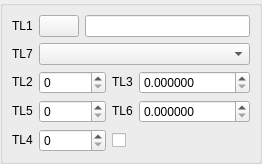
<?xml version="1.0" encoding="UTF-8"?>
<ui version="4.0">
 <class>DlgRef_1Sel5Spin1Check_QTD</class>
 <widget class="QWidget" name="DlgRef_1Sel5Spin1Check_QTD">
  <property name="geometry">
   <rect>
    <x>0</x>
    <y>0</y>
    <width>204</width>
    <height>163</height>
   </rect>
  </property>
  <property name="windowTitle">
   <string/>
  </property>
  <layout class="QGridLayout" name="gridLayout_2">
   <property name="margin">
    <number>0</number>
   </property>
   <item row="0" column="0">
    <widget class="QGroupBox" name="GroupBox1">
     <property name="title">
      <string/>
     </property>
     <layout class="QGridLayout" name="gridLayout">
      <item row="0" column="0">
       <widget class="QLabel" name="TextLabel1">
        <property name="sizePolicy">
         <sizepolicy hsizetype="Fixed" vsizetype="Fixed">
          <horstretch>0</horstretch>
          <verstretch>0</verstretch>
         </sizepolicy>
        </property>
        <property name="text">
         <string>TL1</string>
        </property>
        <property name="wordWrap">
         <bool>false</bool>
        </property>
       </widget>
      </item>
      <item row="0" column="1">
       <layout class="QHBoxLayout" name="horizontalLayout">
        <item>
         <widget class="QPushButton" name="PushButton1">
          <property name="sizePolicy">
           <sizepolicy hsizetype="Fixed" vsizetype="Fixed">
            <horstretch>0</horstretch>
            <verstretch>0</verstretch>
           </sizepolicy>
          </property>
          <property name="text">
           <string/>
          </property>
         </widget>
        </item>
        <item>
         <widget class="QLineEdit" name="LineEdit1"/>
        </item>
       </layout>
      </item>
      <item row="1" column="0">
       <widget class="QLabel" name="TextLabel7">
        <property name="sizePolicy">
         <sizepolicy hsizetype="Fixed" vsizetype="Fixed">
          <horstretch>0</horstretch>
          <verstretch>0</verstretch>
         </sizepolicy>
        </property>
        <property name="text">
         <string>TL7</string>
        </property>
        <property name="wordWrap">
         <bool>false</bool>
        </property>
       </widget>
      </item>
      <item row="1" column="1">
       <widget class="QComboBox" name="ComboBox1"/>
      </item>
      <item row="2" column="0" colspan="2">
       <layout class="QGridLayout">
        <item row="0" column="0">
         <widget class="QLabel" name="TextLabel2">
          <property name="sizePolicy">
           <sizepolicy hsizetype="Fixed" vsizetype="Fixed">
            <horstretch>0</horstretch>
            <verstretch>0</verstretch>
           </sizepolicy>
          </property>
          <property name="text">
           <string>TL2</string>
          </property>
          <property name="wordWrap">
           <bool>false</bool>
          </property>
         </widget>
        </item>
        <item row="0" column="2">
         <widget class="QLabel" name="TextLabel3">
          <property name="sizePolicy">
           <sizepolicy hsizetype="Fixed" vsizetype="Fixed">
            <horstretch>0</horstretch>
            <verstretch>0</verstretch>
           </sizepolicy>
          </property>
          <property name="text">
           <string>TL3</string>
          </property>
          <property name="wordWrap">
           <bool>false</bool>
          </property>
         </widget>
        </item>
        <item row="0" column="3">
         <widget class="SalomeApp_DoubleSpinBox" name="SpinBox2">
          <property name="decimals">
           <number>6</number>
          </property>
          <property name="maximum">
           <double>1000000000.000000000000000</double>
          </property>
         </widget>
        </item>
        <item row="1" column="0">
         <widget class="QLabel" name="TextLabel5">
          <property name="sizePolicy">
           <sizepolicy hsizetype="Fixed" vsizetype="Fixed">
            <horstretch>0</horstretch>
            <verstretch>0</verstretch>
           </sizepolicy>
          </property>
          <property name="text">
           <string>TL5</string>
          </property>
          <property name="wordWrap">
           <bool>false</bool>
          </property>
         </widget>
        </item>
        <item row="1" column="2">
         <widget class="QLabel" name="TextLabel6">
          <property name="sizePolicy">
           <sizepolicy hsizetype="Fixed" vsizetype="Fixed">
            <horstretch>0</horstretch>
            <verstretch>0</verstretch>
           </sizepolicy>
          </property>
          <property name="text">
           <string>TL6</string>
          </property>
          <property name="wordWrap">
           <bool>false</bool>
          </property>
         </widget>
        </item>
        <item row="1" column="3">
         <widget class="SalomeApp_DoubleSpinBox" name="SpinBox5">
          <property name="decimals">
           <number>6</number>
          </property>
          <property name="maximum">
           <double>1000000000.000000000000000</double>
          </property>
         </widget>
        </item>
        <item row="2" column="0">
         <widget class="QLabel" name="TextLabel4">
          <property name="sizePolicy">
           <sizepolicy hsizetype="Fixed" vsizetype="Fixed">
            <horstretch>0</horstretch>
            <verstretch>0</verstretch>
           </sizepolicy>
          </property>
          <property name="text">
           <string>TL4</string>
          </property>
          <property name="wordWrap">
           <bool>false</bool>
          </property>
         </widget>
        </item>
        <item row="2" column="2" colspan="2">
         <widget class="QCheckBox" name="CheckBox1">
          <property name="text">
           <string/>
          </property>
         </widget>
        </item>
        <item row="0" column="1">
         <widget class="SalomeApp_IntSpinBox" name="SpinBox1">
          <property name="maximum">
           <number>1000000</number>
          </property>
         </widget>
        </item>
        <item row="1" column="1">
         <widget class="SalomeApp_IntSpinBox" name="SpinBox4">
          <property name="maximum">
           <number>1000000</number>
          </property>
         </widget>
        </item>
        <item row="2" column="1">
         <widget class="SalomeApp_IntSpinBox" name="SpinBox3">
          <property name="maximum">
           <number>1000000</number>
          </property>
         </widget>
        </item>
       </layout>
      </item>
     </layout>
    </widget>
   </item>
  </layout>
 </widget>
 <customwidgets>
  <customwidget>
   <class>SalomeApp_DoubleSpinBox</class>
   <extends>QDoubleSpinBox</extends>
   <header location="global">SalomeApp_DoubleSpinBox.h</header>
  </customwidget>
  <customwidget>
   <class>SalomeApp_IntSpinBox</class>
   <extends>QSpinBox</extends>
   <header location="global">SalomeApp_IntSpinBox.h</header>
  </customwidget>
 </customwidgets>
 <tabstops>
  <tabstop>PushButton1</tabstop>
  <tabstop>LineEdit1</tabstop>
  <tabstop>ComboBox1</tabstop>
  <tabstop>SpinBox1</tabstop>
  <tabstop>SpinBox2</tabstop>
  <tabstop>SpinBox4</tabstop>
  <tabstop>SpinBox5</tabstop>
  <tabstop>SpinBox3</tabstop>
  <tabstop>CheckBox1</tabstop>
 </tabstops>
 <resources/>
 <connections/>
</ui>
